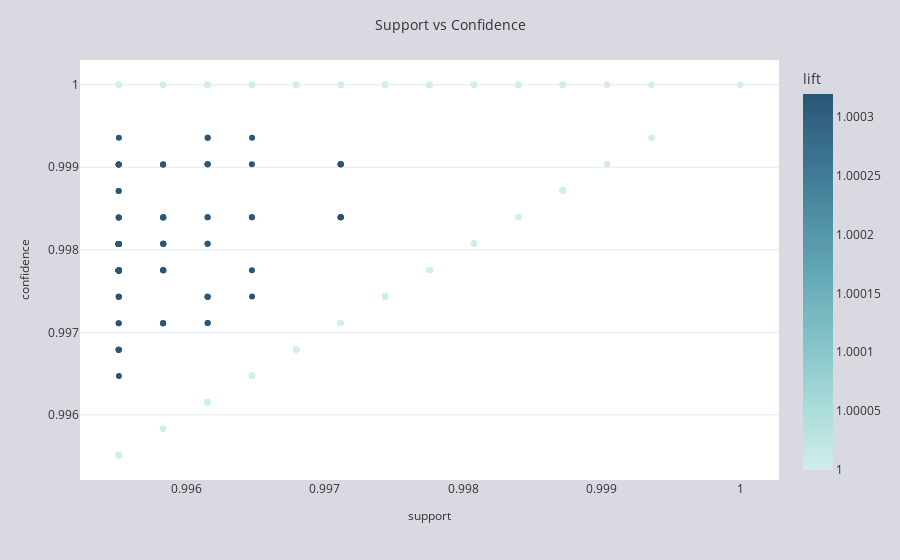

Here is the notebook cell this chart was saved with:
### Code cell
fig=px.scatter(full_rules_df, x='support', y='confidence', color='lift', color_continuous_scale="teal")
apply_custom_style(fig, 'Support vs Confidence')
fig.update_traces(line=dict(color='#6474A4'))
fig.show()

### Figure 1 — Plotly figure (JSON) as saved in the notebook; plotly's stock layout.template omitted (floating-point values rounded to 4 significant figures; data arrays with more than 128 entries replaced by an {"elided": "..."} marker saying what was removed)
{"data": [{"hovertemplate": "support=%{x}<br>confidence=%{y}<br>lift=%{marker.color}<extra></extra>", "legendgroup": "", "line": {"color": "#6474A4"}, "marker": {"color": {"elided": "768 float values"}, "coloraxis": "coloraxis", "symbol": "circle"}, "mode": "markers", "name": "", "orientation": "v", "showlegend": false, "type": "scatter", "x": {"elided": "768 float values"}, "xaxis": "x", "y": {"elided": "768 float values"}, "yaxis": "y"}], "layout": {"autosize": true, "coloraxis": {"colorbar": {"title": {"text": "lift"}}, "colorscale": [[0, "rgb(209, 238, 234)"], [0.1667, "rgb(168, 219, 217)"], [0.3333, "rgb(133, 196, 201)"], [0.5, "rgb(104, 171, 184)"], [0.6667, "rgb(79, 144, 166)"], [0.8333, "rgb(59, 115, 143)"], [1, "rgb(42, 86, 116)"]]}, "font": {"color": "rgb(50, 50, 50)"}, "legend": {"tracegroupgap": 0}, "margin": {"t": 60}, "paper_bgcolor": "#D9D9E2", "plot_bgcolor": "white", "title": {"font": {"size": 14}, "text": "Support vs Confidence", "x": 0.5}, "xaxis": {"anchor": "y", "autorange": true, "domain": [0, 1], "range": [0.9952, 1.0], "showgrid": false, "tickfont": {"size": 12}, "title": {"font": {"size": 12}, "text": "support"}, "type": "linear", "zeroline": false}, "yaxis": {"anchor": "x", "autorange": true, "domain": [0, 1], "gridcolor": "#E3E8F7", "range": [0.9952, 1.0], "showgrid": true, "tickfont": {"size": 12}, "title": {"font": {"size": 12}, "text": "confidence"}, "type": "linear"}}}
